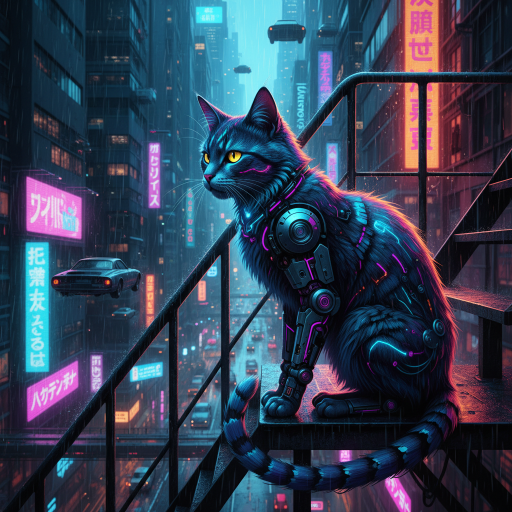
#> input picture services/my_images/gemini_1769521114_1-1.png, 1024 x 1024 px (shown at 1/2 size)
$ python -i cielab_improve_kmeans.py   (imports and definitions only)
#> lines starting #> are read from the running program, lines starting #| are printed output that depends on the picture
import numpy as np
import cv2
from sklearn.cluster import KMeans
from itertools import combinations
import colorsys
import matplotlib.pyplot as plt
import matplotlib.patches as patches
from PIL import Image
import os


class MoonSpencerHarmonySelector:
    def __init__(self):
        # Moon-Spencer美学因子 (基于原论文)
        self.identity_factors = {'H': 1.5, 'V': -1.3, 'C': 0.8}
        self.similarity_factors = {'H': 1.1, 'V': 0.7, 'C': 0.1}
        self.contrast_factors = {'H': 1.7, 'V': 3.7, 'C': 0.4}
        self.ambiguity1_factors = {'H': 0, 'V': -1.0, 'C': 0}
        self.ambiguity2_factors = {'H': 0.65, 'V': -0.20, 'C': 0}
        self.area_balance = 1.0
        self.gray_factor = 1.0
    def extract_candidate_colors(self, image, min_clusters=5, max_clusters=10):
        """基于二阶差分的自动肘部检测"""
        from scipy.signal import savgol_filter

        image_lab = cv2.cvtColor(image, cv2.COLOR_RGB2LAB)
        pixels_lab = image_lab.reshape(-1, 3)

        # 1. 计算不同k值的惯性（总内部方差）
        inertias = []
        k_values = range(min_clusters, max_clusters + 1)

        for k in k_values:
            kmeans = KMeans(n_clusters=k, random_state=42, n_init=10)
            kmeans.fit(pixels_lab)
            inertias.append(kmeans.inertia_)

        inertias = np.array(inertias)

        # 2. 归一化惯性值到[0,1]范围
        inertias_normalized = (inertias - inertias.min()) / (inertias.max() - inertias.min())

        # 3. 平滑处理（使用Savitzky-Golay滤波器）
        if len(inertias_normalized) >= 5:
            inertias_smooth = savgol_filter(inertias_normalized,
                                            window_length=min(5, len(inertias_normalized) if len(
                                                inertias_normalized) % 2 == 1 else len(inertias_normalized) - 1),
                                            polyorder=2)
        else:
            inertias_smooth = inertias_normalized

        # 4. 计算一阶差分（斜率）
        first_derivative = np.diff(inertias_smooth)

        # 5. 计算二阶差分（曲率变化）
        second_derivative = np.diff(first_derivative)

        # 6. 找到二阶差分的最大值（曲率最大点 = 肘部）
        # 二阶差分最大值对应曲线向上弯曲最剧烈的点
        elbow_index = np.argmax(second_derivative) + 1  # +1因为差分降维
        optimal_k = min_clusters + elbow_index

        print(f"肘部法则（二阶差分）最优k值: {optimal_k}")
        print(f"惯性值: {inertias[elbow_index]:.2f}")

        # 7. 最终聚类
        kmeans = KMeans(n_clusters=optimal_k, random_state=42, n_init=10)
        kmeans.fit(pixels_lab)
        centers_lab = kmeans.cluster_centers_

        # 转换回RGB
        centers_rgb = []
        for center_lab in centers_lab:
            center_rgb = cv2.cvtColor(center_lab.reshape(1, 1, 3).astype(np.uint8),
                                      cv2.COLOR_LAB2RGB).reshape(3)
            centers_rgb.append(center_rgb)

        # 可选：可视化肘部曲线

        return np.array(centers_rgb)


    def classify_color_relationship(self, color1, color2):
        """根据Moon-Spencer原论文分类颜色关系"""
        # 转换到HSV空间进行分析
        hsv1 = colorsys.rgb_to_hsv(color1[0] / 255, color1[1] / 255, color1[2] / 255)
        hsv2 = colorsys.rgb_to_hsv(color2[0] / 255, color2[1] / 255, color2[2] / 255)

        # 色相差异 (0-180度，考虑环形特性)
        hue_diff = min(abs(hsv1[0] - hsv2[0]), 1 - abs(hsv1[0] - hsv2[0])) * 360

        # 饱和度差异 (0-100)
        sat_diff = abs(hsv1[1] - hsv2[1]) * 100

        # 明度差异 (0-100)
        val_diff = abs(hsv1[2] - hsv2[2]) * 100

        # 根据论文的分类标准
        relationships = {'H': 'identity', 'V': 'identity', 'C': 'identity'}

        # 色相关系分类
        if hue_diff < 5:
            relationships['H'] = 'identity'
        elif hue_diff < 15:
            relationships['H'] = 'ambiguity1'  # 第一模糊性
        elif hue_diff < 30:
            relationships['H'] = 'similarity'
        elif hue_diff < 45:
            relationships['H'] = 'ambiguity2'  # 第二模糊性
        else:
            relationships['H'] = 'contrast'

        # 明度关系分类
        if val_diff < 10:
            relationships['V'] = 'identity'
        elif val_diff < 20:
            relationships['V'] = 'ambiguity1'
        elif val_diff < 30:
            relationships['V'] = 'similarity'
        elif val_diff < 40:
            relationships['V'] = 'ambiguity2'
        else:
            relationships['V'] = 'contrast'

        # 饱和度关系分类
        if sat_diff < 15:
            relationships['C'] = 'identity'
        elif sat_diff < 25:
            relationships['C'] = 'ambiguity1'
        elif sat_diff < 35:
            relationships['C'] = 'similarity'
        elif sat_diff < 45:
            relationships['C'] = 'ambiguity2'
        else:
            relationships['C'] = 'contrast'

        return relationships

    def calculate_complexity(self, colors):
        """计算复杂度因子C = (颜色数) + (色相差异对数) + (明度差异对数) + (饱和度差异对数)"""
        n_colors = len(colors)
        hue_diff_pairs = 0
        value_diff_pairs = 0
        chroma_diff_pairs = 0

        for i in range(n_colors):
            for j in range(i + 1, n_colors):
                relationships = self.classify_color_relationship(colors[i], colors[j])

                if relationships['H'] != 'identity':
                    hue_diff_pairs += 1
                if relationships['V'] != 'identity':
                    value_diff_pairs += 1
                if relationships['C'] != 'identity':
                    chroma_diff_pairs += 1

        complexity = n_colors + hue_diff_pairs + value_diff_pairs + chroma_diff_pairs
        return max(complexity, 1)  # 避免除零

    def calculate_order(self, colors):
        """计算顺序因子O"""
        n_colors = len(colors)

        # 统计各种关系的数量
        relation_counts = {
            'H': {'identity': 0, 'similarity': 0, 'contrast': 0, 'ambiguity1': 0, 'ambiguity2': 0},
            'V': {'identity': 0, 'similarity': 0, 'contrast': 0, 'ambiguity1': 0, 'ambiguity2': 0},
            'C': {'identity': 0, 'similarity': 0, 'contrast': 0, 'ambiguity1': 0, 'ambiguity2': 0}
        }

        # 统计所有颜色对的关系
        for i in range(n_colors):
            for j in range(i + 1, n_colors):
                relationships = self.classify_color_relationship(colors[i], colors[j])

                for dimension in ['H', 'V', 'C']:
                    relation_type = relationships[dimension]
                    relation_counts[dimension][relation_type] += 1

        # 计算顺序分数
        order_score = 0

        # 色相贡献
        order_score += (relation_counts['H']['identity'] * self.identity_factors['H'] +
                        relation_counts['H']['similarity'] * self.similarity_factors['H'] +
                        relation_counts['H']['contrast'] * self.contrast_factors['H'] +
                        relation_counts['H']['ambiguity1'] * self.ambiguity1_factors['H'] +
                        relation_counts['H']['ambiguity2'] * self.ambiguity2_factors['H'])

        # 明度贡献
        order_score += (relation_counts['V']['identity'] * self.identity_factors['V'] +
                        relation_counts['V']['similarity'] * self.similarity_factors['V'] +
                        relation_counts['V']['contrast'] * self.contrast_factors['V'] +
                        relation_counts['V']['ambiguity1'] * self.ambiguity1_factors['V'] +
                        relation_counts['V']['ambiguity2'] * self.ambiguity2_factors['V'])

        # 饱和度贡献
        order_score += (relation_counts['C']['identity'] * self.identity_factors['C'] +
                        relation_counts['C']['similarity'] * self.similarity_factors['C'] +
                        relation_counts['C']['contrast'] * self.contrast_factors['C'] +
                        relation_counts['C']['ambiguity1'] * self.ambiguity1_factors['C'] +
                        relation_counts['C']['ambiguity2'] * self.ambiguity2_factors['C'])

        # 面积平衡贡献 (假设等面积)
        # 对于n个颜色，有C(n,2)个颜色对，每对贡献area_balance
        num_pairs = n_colors * (n_colors - 1) // 2
        order_score += num_pairs * self.area_balance

        return max(order_score, 0.1)  # 确保为正值

        # 在 MoonSpencerHarmonySelector 类内部添加/修改

    # [87 lines left out: functions extract_candidate_colors_from_pixels, extract_harmonious_palette_from_pixels, not called in this run]

    def calculate_moon_spencer_measure(self, colors):
        """计算Moon-Spencer美学测量值 M = O/C"""
        if len(colors) < 2:
            return 0

        order = self.calculate_order(colors)
        complexity = self.calculate_complexity(colors)

        return order / complexity

    # [26 lines left out: function select_best_palette_greedy, not called in this run]

    def select_best_palette_exhaustive(self, candidates, target_num=5):
        """穷举法：尝试所有组合，选择和谐度最高的"""
        if len(candidates) <= target_num:
            return candidates

        # 限制组合数量以避免计算爆炸


        best_combination = None
        best_score = -float('inf')

        print(
            f"正在评估 C({len(candidates)}, {target_num}) = {len(list(combinations(range(len(candidates)), target_num)))} 种组合...")

        for indices in combinations(range(len(candidates)), target_num):
            palette = candidates[list(indices)]
            score = self.calculate_moon_spencer_measure(palette)

            if score > best_score:
                best_score = score
                best_combination = indices

        return candidates[list(best_combination)] if best_combination else candidates[:target_num]

    # [30 lines left out: function extract_harmonious_palette_from_image, not called in this run]

    def extract_harmonious_palette(self, image_path, target_colors=5, method='exhaustive'):
        image = get_image(image_path)
#> in get_image, image is the input picture: shape (1024, 1024, 3); mean B, G, R 84.6, 64, 51.2
#> in get_image, `resized_image = cv2.resize(image, (width, height))`:
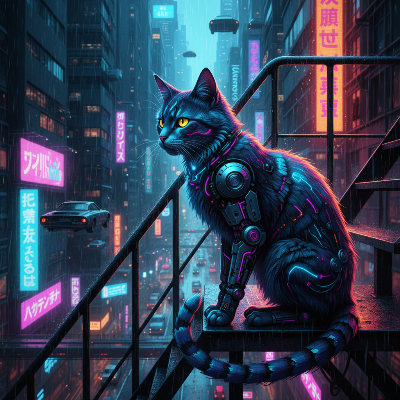
#> resized_image: shape (400, 400, 3); mean R, G, B 51.1, 63.9, 84.5

        """主要接口：从图像中提取最和谐的色板"""
        candidates = self.extract_candidate_colors(image)
#> in extract_candidate_colors, `image_lab = cv2.cvtColor(image, cv2.COLOR_RGB2LAB)`: image_lab: shape (400, 400, 3); mean of channels 0, 1, 2 67.9, 130.7, 115.7
#> after the loop in extract_candidate_colors, `for k in k_values:`: inertias = [70436398.5, 56824745.2, 48520725.2, 40783703.7, 35118852, 30892870.4]
#> in extract_candidate_colors, `inertias_normalized = (inertias - inertias.min()) / (inertias.max() - ..`: inertias_normalized = [1, 0.656, 0.446, 0.25, 0.107, 0]
#> in extract_candidate_colors, `inertias_smooth = savgol_filter(inertias_normalized, window_length=min..`: inertias_smooth = [0.99, 0.681, 0.432, 0.255, 0.108, -0.00143]
#> in extract_candidate_colors, `first_derivative = np.diff(inertias_smooth)`: first_derivative = [-0.308, -0.249, -0.177, -0.147, -0.11]
#> in extract_candidate_colors, `second_derivative = np.diff(first_derivative)`: second_derivative = [0.0595, 0.0714, 0.0309, 0.037]
#> in extract_candidate_colors, `elbow_index = np.argmax(second_derivative) + 1`: elbow_index = 2
#> in extract_candidate_colors, `optimal_k = min_clusters + elbow_index`: optimal_k = 7
#| 肘部法则（二阶差分）最优k值: 7
#| 惯性值: 48520725.16
#> in extract_candidate_colors, `centers_lab = kmeans.cluster_centers_`: centers_lab = [[81.63, 132.7, 111.9], [13.53, 129.5, 121.3], [199.5, 107.4, 109.4], [130.5, 118.1, 105.5], [149.2, 176.2, 110.6], [45.36, 131.8, 114.3], [180.4, 154.7, 161.1]]
#> the loop in extract_candidate_colors, `for center_lab in centers_lab:` made 7 passes
#> (center_lab, center_rgb) on passes 1 to 7: ([81.63, 132.7, 111.9], [66, 74, 101]), ([13.53, 129.5, 121.3], [13, 17, 27]), ([199.5, 107.4, 109.4], [117, 206, 227]), ([130.5, 118.1, 105.5], [68, 128, 160]), ([149.2, 176.2, 110.6], [206, 106, 173]), ([45.36, 131.8, 114.3], [35, 43, 63]), ([180.4, 154.7, 161.1], [234, 153, 114])
#> after the loop in extract_candidate_colors, `for center_lab in centers_lab:`: centers_rgb = [[66, 74, 101], [13, 17, 27], [117, 206, 227], [68, 128, 160], [206, 106, 173], [35, 43, 63], [234, 153, 114]]
#> candidates has the same summary as centers_rgb in extract_candidate_colors

        # 2. 选择最和谐的组合
        if method == 'exhaustive':
            selected_palette = self.select_best_palette_exhaustive(candidates, target_colors)
#> (printed output is left out)
#> the loop in select_best_palette_exhaustive, `for indices in combinations(range(len(candidates)), target_num):` made 21 passes
#> order in calculate_moon_spencer_measure on passes 1, 4: 46.5, 50.05
#> indices on passes 7 to 12: (0, 1, 3, 4, 5), (0, 1, 3, 4, 6), (0, 1, 3, 5, 6), (0, 1, 4, 5, 6), (0, 2, 3, 4, 5), (0, 2, 3, 4, 6)
        else:
            selected_palette = self.select_best_palette_greedy(candidates, target_colors)

        # 3. 计算最终的和谐度分数
        harmony_score = self.calculate_moon_spencer_measure(selected_palette)

        return {
            'palette': selected_palette.tolist(),
            'harmony_score': harmony_score,
            'candidates': candidates.tolist(),
            'method': method
        }


# [128 lines left out: functions display_image_with_palette, example_usage, test_moon_spencer_calculation, not called in this run]


def get_image(image_path, height=400):
    """
    【已重写】读取并调整图片尺寸，能够正确处理包含中文等非 ASCII 字符的路径。
    """
    # 步骤 1: 使用 Python 内置功能以二进制模式读取文件
    # np.fromfile 可以正确处理 unicode 路径，并读入为 numpy 数组
    try:
        image_data = np.fromfile(image_path, dtype=np.uint8)
    except FileNotFoundError:
        print(f"错误：找不到文件 '{image_path}'。请检查路径是否正确。")
        return None

    # 步骤 2: 使用 cv2.imdecode 从内存中的数据解码图像
    # cv2.IMREAD_COLOR 表示总是将图像读取为3通道的 BGR 彩色图像
    image = cv2.imdecode(image_data, cv2.IMREAD_COLOR)

    # 检查图像是否成功解码
    if image is None:
        print(f"错误：文件 '{image_path}' 不是有效的图片格式或文件已损坏。")
        return None

    # cv2.imdecode 解码后的图像是 BGR 格式，需要转换为 RGB
    image = cv2.cvtColor(image, cv2.COLOR_BGR2RGB)

    # 按比例调整图片尺寸
    ratio = height / image.shape[0]
    width = int(image.shape[1] * ratio)
    resized_image = cv2.resize(image, (width, height))

    return resized_image

# [36 lines left out: function show, not called in this run]

# [43 lines not run here, left out]

>>> result = MoonSpencerHarmonySelector().extract_harmonious_palette('../services/my_images/gemini_1769521114_1-1.png')

$ run again, on services/my_images/gemini_1769523495_0_1-1.png
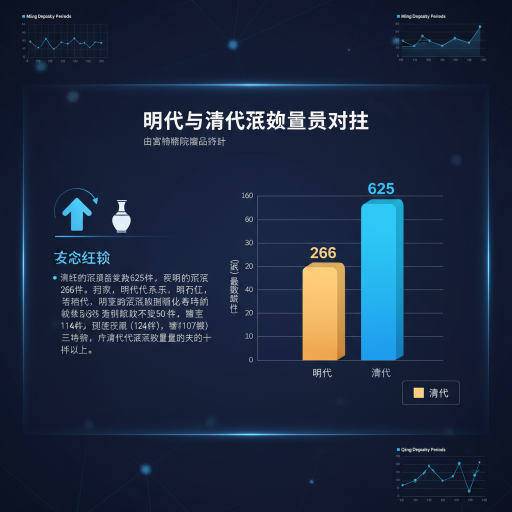
#> input picture services/my_images/gemini_1769523495_0_1-1.png, 1024 x 1024 px (shown at 1/2 size)
#> in get_image, image is the input picture: shape (1024, 1024, 3); mean B, G, R 63.6, 40.6, 27.7
#> in get_image, `resized_image = cv2.resize(image, (width, height))`:
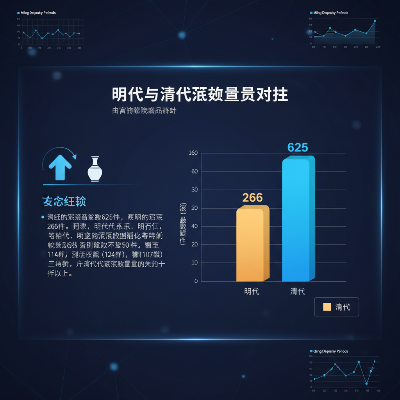
#> resized_image: shape (400, 400, 3); mean R, G, B 27.7, 40.5, 63.6
#> image_lab: shape (400, 400, 3); mean of channels 0, 1, 2 40.3, 131.7, 111.5
#> after the loop in extract_candidate_colors, `for k in k_values:`: inertias = [14910440.8, 11354346.4, 8508637.6, 7232984.8, 6045416.4, 5198255.8]
#> inertias_normalized = [1, 0.634, 0.341, 0.21, 0.0872, 0]
#> inertias_smooth = [0.997, 0.633, 0.362, 0.194, 0.0721, 0.0101]
#> first_derivative = [-0.364, -0.271, -0.167, -0.122, -0.062]
#> second_derivative = [0.0928, 0.104, 0.0452, 0.0601]
#> elbow_index = 2
#> optimal_k = 7
#| 肘部法则（二阶差分）最优k值: 7
#| 惯性值: 8508637.61
#> centers_lab = [[23.22, 132.4, 112], [129.3, 126.5, 115], [35.48, 132.5, 108.9], [198.1, 139.5, 176.7], [176.1, 113.8, 95.41], [238, 126.9, 126.7], [71.3, 129.2, 109.3]]
#> the loop in extract_candidate_colors, `for center_lab in centers_lab:` made 7 passes
#> (center_lab, center_rgb) on passes 1 to 7: ([23.22, 132.4, 112], [14, 25, 48]), ([129.3, 126.5, 115], [103, 122, 144]), ([35.48, 132.5, 108.9], [19, 35, 63]), ([198.1, 139.5, 176.7], [237, 182, 102]), ([176.1, 113.8, 95.41], [76, 179, 227]), ([238, 126.9, 126.7], [229, 236, 238]), ([71.3, 129.2, 109.3], [47, 67, 95])
#> after the loop in extract_candidate_colors, `for center_lab in centers_lab:`: centers_rgb = [[14, 25, 48], [103, 122, 144], [19, 35, 63], [237, 182, 102], [76, 179, 227], [229, 236, 238], [47, 67, 95]]
#> candidates has the same summary as centers_rgb in extract_candidate_colors
#> (printed output is left out)
#> the loop in select_best_palette_exhaustive, `for indices in combinations(range(len(candidates)), target_num):` made 21 passes
#> order in calculate_moon_spencer_measure on pass 1: 36.8
